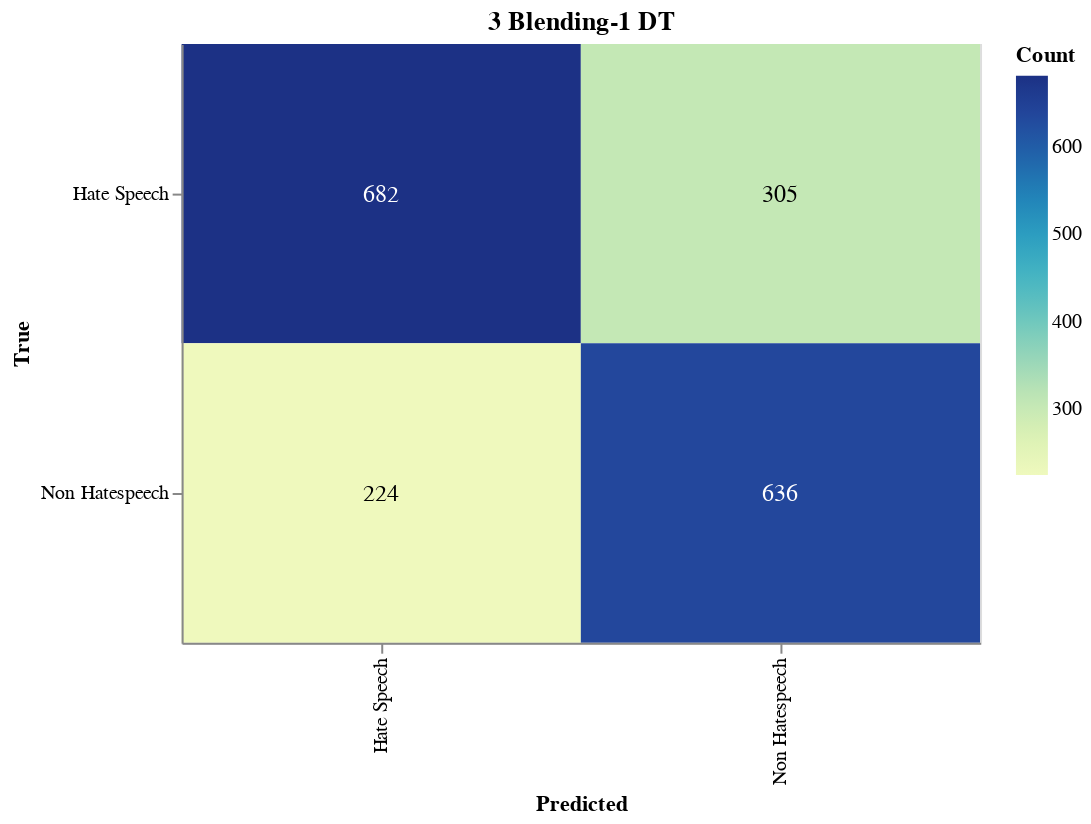

Notebook code cell kept with this figure:
### Markdown cell above
#### Save Confusion Matrix

### Code cell
import altair as alt
import pandas as pd
from sklearn.metrics import confusion_matrix

# Calculate the confusion matrix
cm = confusion_matrix(true_labels, adjusted_predictions)

# Define class names
class_names = ['Hate Speech', 'Non Hatespeech']

# Convert confusion matrix to DataFrame
cm_df = pd.DataFrame(cm, index=class_names, columns=class_names).reset_index().melt(id_vars='index')
cm_df.columns = ['True', 'Predicted', 'Count']

# Ensure the order of categories
cm_df['True'] = pd.Categorical(cm_df['True'], categories=class_names, ordered=True)
cm_df['Predicted'] = pd.Categorical(cm_df['Predicted'], categories=class_names, ordered=True)

# Create the Altair plot
heatmap = alt.Chart(cm_df).mark_rect().encode(
    x=alt.X('Predicted:O', sort=class_names),
    y=alt.Y('True:O', sort=class_names),
    color='Count:Q',
    tooltip=['True', 'Predicted', 'Count']
).properties(
    width=400,
    height=300,
    title='3 Blending-1 DT'
)

# Add text labels
text = heatmap.mark_text(
    align='center',
    baseline='middle',
    fontSize=12
).encode(
    text='Count:Q',
    color=alt.condition(
        alt.datum.Count > cm.max() / 2,
        alt.value('white'),
        alt.value('black')
    )
)

# Combine heatmap and text
final_chart = heatmap + text

# Display the plot
final_chart.show()

### Figure 1 — Vega-Lite specification as saved in the notebook (floating-point values rounded to 4 significant figures)
{"config": {"view": {"continuousWidth": 300, "continuousHeight": 300}}, "layer": [{"mark": {"type": "rect"}, "encoding": {"color": {"field": "Count", "type": "quantitative"}, "tooltip": [{"field": "True", "type": "ordinal"}, {"field": "Predicted", "type": "ordinal"}, {"field": "Count", "type": "quantitative"}], "x": {"field": "Predicted", "sort": ["Hate Speech", "Non Hatespeech"], "type": "ordinal"}, "y": {"field": "True", "sort": ["Hate Speech", "Non Hatespeech"], "type": "ordinal"}}, "title": "3 Blending-1 DT"}, {"mark": {"type": "text", "align": "center", "baseline": "middle", "fontSize": 12}, "encoding": {"color": {"condition": {"test": "(datum.Count > 341.0)", "value": "white"}, "value": "black"}, "text": {"field": "Count", "type": "quantitative"}, "tooltip": [{"field": "True", "type": "ordinal"}, {"field": "Predicted", "type": "ordinal"}, {"field": "Count", "type": "quantitative"}], "x": {"field": "Predicted", "sort": ["Hate Speech", "Non Hatespeech"], "type": "ordinal"}, "y": {"field": "True", "sort": ["Hate Speech", "Non Hatespeech"], "type": "ordinal"}}, "title": "3 Blending-1 DT"}], "data": {"name": "data-0481ded39db8502b6126683d84c1dbb6"}, "height": 300, "width": 400, "$schema": "https://vega.github.io/schema/vega-lite/v5.17.0.json", "datasets": {"data-0481ded39db8502b6126683d84c1dbb6": [{"True": "Hate Speech", "Predicted": "Hate Speech", "Count": 682}, {"True": "Non Hatespeech", "Predicted": "Hate Speech", "Count": 224}, {"True": "Hate Speech", "Predicted": "Non Hatespeech", "Count": 305}, {"True": "Non Hatespeech", "Predicted": "Non Hatespeech", "Count": 636}]}}
